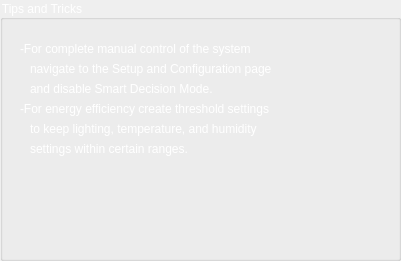
     <widget class="QGroupBox" name="groupBox_8">
      <property name="geometry">
       <rect>
        <x>360</x>
        <y>30</y>
        <width>401</width>
        <height>261</height>
       </rect>
      </property>
      <property name="palette">
       <palette>
        <active>
         <colorrole role="WindowText">
          <brush brushstyle="SolidPattern">
           <color alpha="255">
            <red>255</red>
            <green>255</green>
            <blue>255</blue>
           </color>
          </brush>
         </colorrole>
         <colorrole role="Text">
          <brush brushstyle="SolidPattern">
           <color alpha="255">
            <red>255</red>
            <green>255</green>
            <blue>255</blue>
           </color>
          </brush>
         </colorrole>
         <colorrole role="ButtonText">
          <brush brushstyle="SolidPattern">
           <color alpha="255">
            <red>255</red>
            <green>255</green>
            <blue>255</blue>
           </color>
          </brush>
         </colorrole>
        </active>
        <inactive>
         <colorrole role="WindowText">
          <brush brushstyle="SolidPattern">
           <color alpha="255">
            <red>255</red>
            <green>255</green>
            <blue>255</blue>
           </color>
          </brush>
         </colorrole>
         <colorrole role="Text">
          <brush brushstyle="SolidPattern">
           <color alpha="255">
            <red>255</red>
            <green>255</green>
            <blue>255</blue>
           </color>
          </brush>
         </colorrole>
         <colorrole role="ButtonText">
          <brush brushstyle="SolidPattern">
           <color alpha="255">
            <red>255</red>
            <green>255</green>
            <blue>255</blue>
           </color>
          </brush>
         </colorrole>
        </inactive>
        <disabled>
         <colorrole role="WindowText">
          <brush brushstyle="SolidPattern">
           <color alpha="255">
            <red>255</red>
            <green>255</green>
            <blue>255</blue>
           </color>
          </brush>
         </colorrole>
         <colorrole role="Text">
          <brush brushstyle="SolidPattern">
           <color alpha="255">
            <red>255</red>
            <green>255</green>
            <blue>255</blue>
           </color>
          </brush>
         </colorrole>
         <colorrole role="ButtonText">
          <brush brushstyle="SolidPattern">
           <color alpha="255">
            <red>255</red>
            <green>255</green>
            <blue>255</blue>
           </color>
          </brush>
         </colorrole>
        </disabled>
       </palette>
      </property>
      <property name="styleSheet">
       <string notr="true">color: rgb(255, 255, 255);
font: 11pt &quot;Ubuntu&quot;;</string>
      </property>
      <property name="title">
       <string>Tips and Tricks</string>
      </property>
      <widget class="QLabel" name="dev1_id_8">
       <property name="geometry">
        <rect>
         <x>20</x>
         <y>40</y>
         <width>461</width>
         <height>17</height>
        </rect>
       </property>
       <property name="palette">
        <palette>
         <active>
          <colorrole role="WindowText">
           <brush brushstyle="SolidPattern">
            <color alpha="255">
             <red>255</red>
             <green>255</green>
             <blue>255</blue>
            </color>
           </brush>
          </colorrole>
          <colorrole role="Text">
           <brush brushstyle="SolidPattern">
            <color alpha="255">
             <red>255</red>
             <green>255</green>
             <blue>255</blue>
            </color>
           </brush>
          </colorrole>
          <colorrole role="ButtonText">
           <brush brushstyle="SolidPattern">
            <color alpha="255">
             <red>255</red>
             <green>255</green>
             <blue>255</blue>
            </color>
           </brush>
          </colorrole>
         </active>
         <inactive>
          <colorrole role="WindowText">
           <brush brushstyle="SolidPattern">
            <color alpha="255">
             <red>255</red>
             <green>255</green>
             <blue>255</blue>
            </color>
           </brush>
          </colorrole>
          <colorrole role="Text">
           <brush brushstyle="SolidPattern">
            <color alpha="255">
             <red>255</red>
             <green>255</green>
             <blue>255</blue>
            </color>
           </brush>
          </colorrole>
          <colorrole role="ButtonText">
           <brush brushstyle="SolidPattern">
            <color alpha="255">
             <red>255</red>
             <green>255</green>
             <blue>255</blue>
            </color>
           </brush>
          </colorrole>
         </inactive>
         <disabled>
          <colorrole role="WindowText">
           <brush brushstyle="SolidPattern">
            <color alpha="255">
             <red>255</red>
             <green>255</green>
             <blue>255</blue>
            </color>
           </brush>
          </colorrole>
          <colorrole role="Text">
           <brush brushstyle="SolidPattern">
            <color alpha="255">
             <red>255</red>
             <green>255</green>
             <blue>255</blue>
            </color>
           </brush>
          </colorrole>
          <colorrole role="ButtonText">
           <brush brushstyle="SolidPattern">
            <color alpha="255">
             <red>255</red>
             <green>255</green>
             <blue>255</blue>
            </color>
           </brush>
          </colorrole>
         </disabled>
        </palette>
       </property>
       <property name="text">
        <string>-For complete manual control of the system</string>
       </property>
      </widget>
      <widget class="QLabel" name="dev1_id_9">
       <property name="geometry">
        <rect>
         <x>30</x>
         <y>80</y>
         <width>461</width>
         <height>17</height>
        </rect>
       </property>
       <property name="palette">
        <palette>
         <active>
          <colorrole role="WindowText">
           <brush brushstyle="SolidPattern">
            <color alpha="255">
             <red>255</red>
             <green>255</green>
             <blue>255</blue>
            </color>
           </brush>
          </colorrole>
          <colorrole role="Text">
           <brush brushstyle="SolidPattern">
            <color alpha="255">
             <red>255</red>
             <green>255</green>
             <blue>255</blue>
            </color>
           </brush>
          </colorrole>
          <colorrole role="ButtonText">
           <brush brushstyle="SolidPattern">
            <color alpha="255">
             <red>255</red>
             <green>255</green>
             <blue>255</blue>
            </color>
           </brush>
          </colorrole>
         </active>
         <inactive>
          <colorrole role="WindowText">
           <brush brushstyle="SolidPattern">
            <color alpha="255">
             <red>255</red>
             <green>255</green>
             <blue>255</blue>
            </color>
           </brush>
          </colorrole>
          <colorrole role="Text">
           <brush brushstyle="SolidPattern">
            <color alpha="255">
             <red>255</red>
             <green>255</green>
             <blue>255</blue>
            </color>
           </brush>
          </colorrole>
          <colorrole role="ButtonText">
           <brush brushstyle="SolidPattern">
            <color alpha="255">
             <red>255</red>
             <green>255</green>
             <blue>255</blue>
            </color>
           </brush>
          </colorrole>
         </inactive>
         <disabled>
          <colorrole role="WindowText">
           <brush brushstyle="SolidPattern">
            <color alpha="255">
             <red>255</red>
             <green>255</green>
             <blue>255</blue>
            </color>
           </brush>
          </colorrole>
          <colorrole role="Text">
           <brush brushstyle="SolidPattern">
            <color alpha="255">
             <red>255</red>
             <green>255</green>
             <blue>255</blue>
            </color>
           </brush>
          </colorrole>
          <colorrole role="ButtonText">
           <brush brushstyle="SolidPattern">
            <color alpha="255">
             <red>255</red>
             <green>255</green>
             <blue>255</blue>
            </color>
           </brush>
          </colorrole>
         </disabled>
        </palette>
       </property>
       <property name="text">
        <string>and disable Smart Decision Mode.</string>
       </property>
      </widget>
      <widget class="QLabel" name="dev1_id_10">
       <property name="geometry">
        <rect>
         <x>20</x>
         <y>100</y>
         <width>461</width>
         <height>17</height>
        </rect>
       </property>
       <property name="palette">
        <palette>
         <active>
          <colorrole role="WindowText">
           <brush brushstyle="SolidPattern">
            <color alpha="255">
             <red>255</red>
             <green>255</green>
             <blue>255</blue>
            </color>
           </brush>
          </colorrole>
          <colorrole role="Text">
           <brush brushstyle="SolidPattern">
            <color alpha="255">
             <red>255</red>
             <green>255</green>
             <blue>255</blue>
            </color>
           </brush>
          </colorrole>
          <colorrole role="ButtonText">
           <brush brushstyle="SolidPattern">
            <color alpha="255">
             <red>255</red>
             <green>255</green>
             <blue>255</blue>
            </color>
           </brush>
          </colorrole>
         </active>
         <inactive>
          <colorrole role="WindowText">
           <brush brushstyle="SolidPattern">
            <color alpha="255">
             <red>255</red>
             <green>255</green>
             <blue>255</blue>
            </color>
           </brush>
          </colorrole>
          <colorrole role="Text">
           <brush brushstyle="SolidPattern">
            <color alpha="255">
             <red>255</red>
             <green>255</green>
             <blue>255</blue>
            </color>
           </brush>
          </colorrole>
          <colorrole role="ButtonText">
           <brush brushstyle="SolidPattern">
            <color alpha="255">
             <red>255</red>
             <green>255</green>
             <blue>255</blue>
            </color>
           </brush>
          </colorrole>
         </inactive>
         <disabled>
          <colorrole role="WindowText">
           <brush brushstyle="SolidPattern">
            <color alpha="255">
             <red>255</red>
             <green>255</green>
             <blue>255</blue>
            </color>
           </brush>
          </colorrole>
          <colorrole role="Text">
           <brush brushstyle="SolidPattern">
            <color alpha="255">
             <red>255</red>
             <green>255</green>
             <blue>255</blue>
            </color>
           </brush>
          </colorrole>
          <colorrole role="ButtonText">
           <brush brushstyle="SolidPattern">
            <color alpha="255">
             <red>255</red>
             <green>255</green>
             <blue>255</blue>
            </color>
           </brush>
          </colorrole>
         </disabled>
        </palette>
       </property>
       <property name="text">
        <string>-For energy efficiency create threshold settings</string>
       </property>
      </widget>
      <widget class="QLabel" name="dev1_id_11">
       <property name="geometry">
        <rect>
         <x>30</x>
         <y>140</y>
         <width>461</width>
         <height>17</height>
        </rect>
       </property>
       <property name="palette">
        <palette>
         <active>
          <colorrole role="WindowText">
           <brush brushstyle="SolidPattern">
            <color alpha="255">
             <red>255</red>
             <green>255</green>
             <blue>255</blue>
            </color>
           </brush>
          </colorrole>
          <colorrole role="Text">
           <brush brushstyle="SolidPattern">
            <color alpha="255">
             <red>255</red>
             <green>255</green>
             <blue>255</blue>
            </color>
           </brush>
          </colorrole>
          <colorrole role="ButtonText">
           <brush brushstyle="SolidPattern">
            <color alpha="255">
             <red>255</red>
             <green>255</green>
             <blue>255</blue>
            </color>
           </brush>
          </colorrole>
         </active>
         <inactive>
          <colorrole role="WindowText">
           <brush brushstyle="SolidPattern">
            <color alpha="255">
             <red>255</red>
             <green>255</green>
             <blue>255</blue>
            </color>
           </brush>
          </colorrole>
          <colorrole role="Text">
           <brush brushstyle="SolidPattern">
            <color alpha="255">
             <red>255</red>
             <green>255</green>
             <blue>255</blue>
            </color>
           </brush>
          </colorrole>
          <colorrole role="ButtonText">
           <brush brushstyle="SolidPattern">
            <color alpha="255">
             <red>255</red>
             <green>255</green>
             <blue>255</blue>
            </color>
           </brush>
          </colorrole>
         </inactive>
         <disabled>
          <colorrole role="WindowText">
           <brush brushstyle="SolidPattern">
            <color alpha="255">
             <red>255</red>
             <green>255</green>
             <blue>255</blue>
            </color>
           </brush>
          </colorrole>
          <colorrole role="Text">
           <brush brushstyle="SolidPattern">
            <color alpha="255">
             <red>255</red>
             <green>255</green>
             <blue>255</blue>
            </color>
           </brush>
          </colorrole>
          <colorrole role="ButtonText">
           <brush brushstyle="SolidPattern">
            <color alpha="255">
             <red>255</red>
             <green>255</green>
             <blue>255</blue>
            </color>
           </brush>
          </colorrole>
         </disabled>
        </palette>
       </property>
       <property name="text">
        <string>settings within certain ranges.</string>
       </property>
      </widget>
      <widget class="QLabel" name="dev1_id_12">
       <property name="geometry">
        <rect>
         <x>30</x>
         <y>60</y>
         <width>461</width>
         <height>17</height>
        </rect>
       </property>
       <property name="palette">
        <palette>
         <active>
          <colorrole role="WindowText">
           <brush brushstyle="SolidPattern">
            <color alpha="255">
             <red>255</red>
             <green>255</green>
             <blue>255</blue>
            </color>
           </brush>
          </colorrole>
          <colorrole role="Text">
           <brush brushstyle="SolidPattern">
            <color alpha="255">
             <red>255</red>
             <green>255</green>
             <blue>255</blue>
            </color>
           </brush>
          </colorrole>
          <colorrole role="ButtonText">
           <brush brushstyle="SolidPattern">
            <color alpha="255">
             <red>255</red>
             <green>255</green>
             <blue>255</blue>
            </color>
           </brush>
          </colorrole>
         </active>
         <inactive>
          <colorrole role="WindowText">
           <brush brushstyle="SolidPattern">
            <color alpha="255">
             <red>255</red>
             <green>255</green>
             <blue>255</blue>
            </color>
           </brush>
          </colorrole>
          <colorrole role="Text">
           <brush brushstyle="SolidPattern">
            <color alpha="255">
             <red>255</red>
             <green>255</green>
             <blue>255</blue>
            </color>
           </brush>
          </colorrole>
          <colorrole role="ButtonText">
           <brush brushstyle="SolidPattern">
            <color alpha="255">
             <red>255</red>
             <green>255</green>
             <blue>255</blue>
            </color>
           </brush>
          </colorrole>
         </inactive>
         <disabled>
          <colorrole role="WindowText">
           <brush brushstyle="SolidPattern">
            <color alpha="255">
             <red>255</red>
             <green>255</green>
             <blue>255</blue>
            </color>
           </brush>
          </colorrole>
          <colorrole role="Text">
           <brush brushstyle="SolidPattern">
            <color alpha="255">
             <red>255</red>
             <green>255</green>
             <blue>255</blue>
            </color>
           </brush>
          </colorrole>
          <colorrole role="ButtonText">
           <brush brushstyle="SolidPattern">
            <color alpha="255">
             <red>255</red>
             <green>255</green>
             <blue>255</blue>
            </color>
           </brush>
          </colorrole>
         </disabled>
        </palette>
       </property>
       <property name="text">
        <string>navigate to the Setup and Configuration page</string>
       </property>
      </widget>
      <widget class="QLabel" name="dev1_id_13">
       <property name="geometry">
        <rect>
         <x>30</x>
         <y>120</y>
         <width>461</width>
         <height>17</height>
        </rect>
       </property>
       <property name="palette">
        <palette>
         <active>
          <colorrole role="WindowText">
           <brush brushstyle="SolidPattern">
            <color alpha="255">
             <red>255</red>
             <green>255</green>
             <blue>255</blue>
            </color>
           </brush>
          </colorrole>
          <colorrole role="Text">
           <brush brushstyle="SolidPattern">
            <color alpha="255">
             <red>255</red>
             <green>255</green>
             <blue>255</blue>
            </color>
           </brush>
          </colorrole>
          <colorrole role="ButtonText">
           <brush brushstyle="SolidPattern">
            <color alpha="255">
             <red>255</red>
             <green>255</green>
             <blue>255</blue>
            </color>
           </brush>
          </colorrole>
         </active>
         <inactive>
          <colorrole role="WindowText">
           <brush brushstyle="SolidPattern">
            <color alpha="255">
             <red>255</red>
             <green>255</green>
             <blue>255</blue>
            </color>
           </brush>
          </colorrole>
          <colorrole role="Text">
           <brush brushstyle="SolidPattern">
            <color alpha="255">
             <red>255</red>
             <green>255</green>
             <blue>255</blue>
            </color>
           </brush>
          </colorrole>
          <colorrole role="ButtonText">
           <brush brushstyle="SolidPattern">
            <color alpha="255">
             <red>255</red>
             <green>255</green>
             <blue>255</blue>
            </color>
           </brush>
          </colorrole>
         </inactive>
         <disabled>
          <colorrole role="WindowText">
           <brush brushstyle="SolidPattern">
            <color alpha="255">
             <red>255</red>
             <green>255</green>
             <blue>255</blue>
            </color>
           </brush>
          </colorrole>
          <colorrole role="Text">
           <brush brushstyle="SolidPattern">
            <color alpha="255">
             <red>255</red>
             <green>255</green>
             <blue>255</blue>
            </color>
           </brush>
          </colorrole>
          <colorrole role="ButtonText">
           <brush brushstyle="SolidPattern">
            <color alpha="255">
             <red>255</red>
             <green>255</green>
             <blue>255</blue>
            </color>
           </brush>
          </colorrole>
         </disabled>
        </palette>
       </property>
       <property name="text">
        <string>to keep lighting, temperature, and humidity</string>
       </property>
      </widget>
     </widget>
